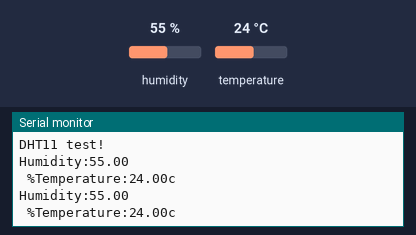
The sketch below on a simulated Arduino Uno, built with avr-gcc and run on an emulated ATmega328P. Shown: the last lines printed to the serial monitor. Inputs (shaded band) come from the test bench; at power-on: humidity 55 %, temperature 24 °C.

Above: at 4.8 s.
4.9 s: humidity set to 22 %
At 6.5 s:
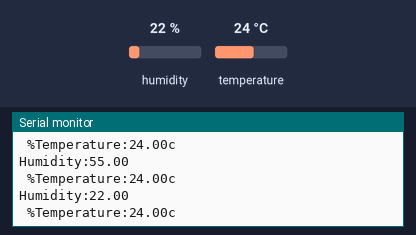
7.9 s: temperature set to 12 °C
At 8.9 s:
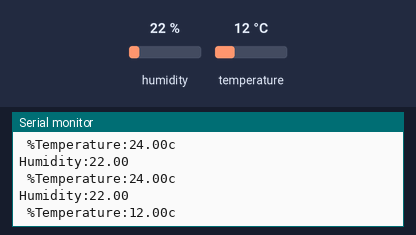
10.9 s: humidity set to 40 %
At 12.5 s:
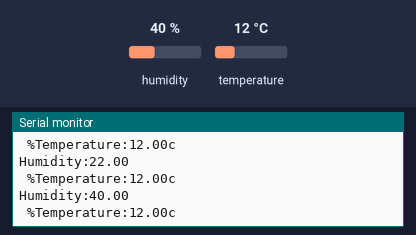
Timing chart, 0 to 14.0 s (numbered marks = the images above; inputs shaded):
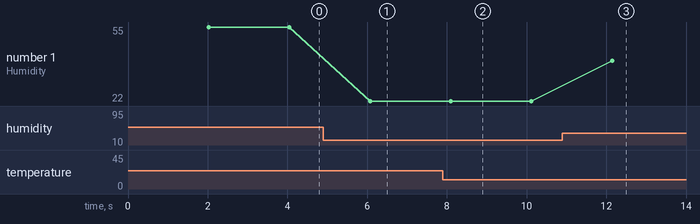

Measured:
- after the input at 4.9 s, the serial monitor: prints a new line after 1.2 s (image 1)
- after the input at 7.9 s, the serial monitor: prints a new line after 0.21 s (image 2)
- after the input at 10.9 s, the serial monitor: prints a new line after 1.2 s (image 3)
- plotted number 1: 55 → 22 after the input at 4.9 s, 22 → 40 after the input at 10.9 s

The sketch:

DHT11.ino
```cpp
#include "DHT.h"
#define DHTPIN 2
#define DHTTYPE DHT11
DHT dht(DHTPIN, DHTTYPE);
void setup(){
  Serial.begin(9600);
  Serial.println("DHT11 test!");
  dht.begin();

}
void loop (){
  delay(2000);
  float h = dht.readHumidity();
  float t = dht.readTemperature();
  float f = dht.readTemperature(true);
  float hif = dht.computeHeatIndex(t,h,false);
  Serial.print("Humidity:");
  Serial.println(h);
  Serial.print(" %");
  Serial.print("Temperature:");
  Serial.print(t);
  Serial.println("c");
}
```
